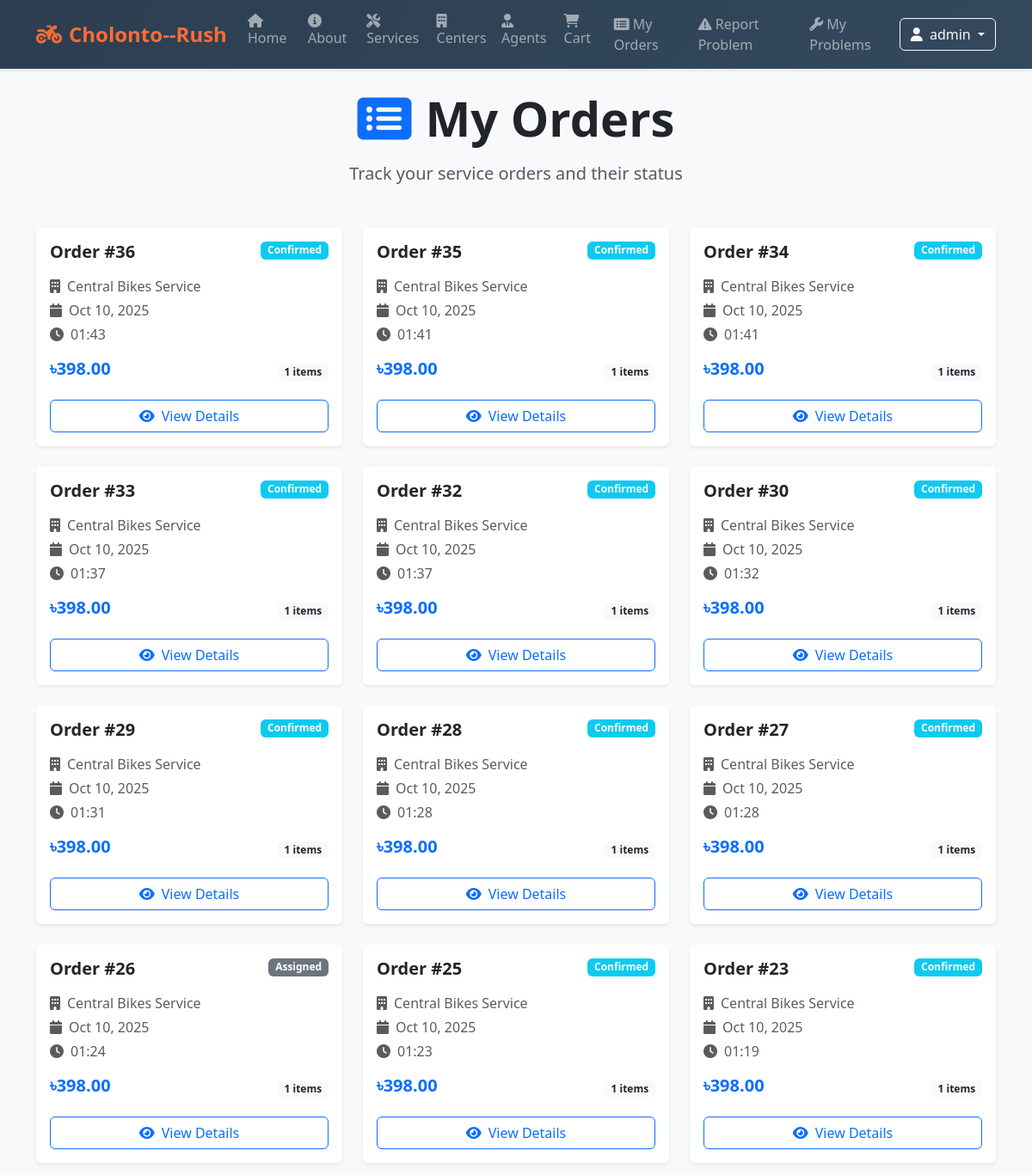
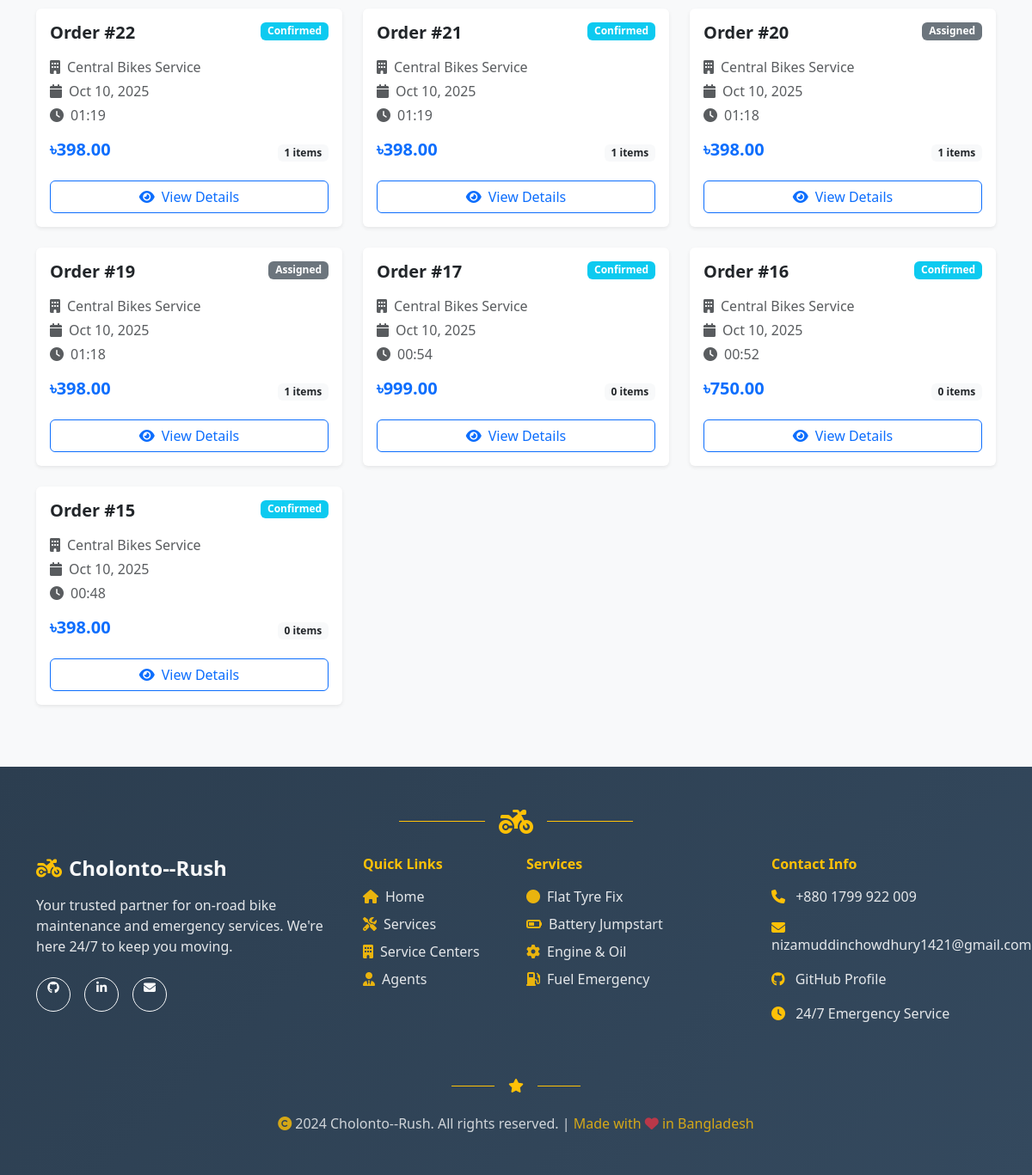
Page /orders/my/ (signed in) on the committed database (2 pictures, top to bottom).
### orders/models.py (models this page shows, shortened)
class Order(models.Model):
    STATUS_CHOICES = [
        ('pending', 'Pending'),
        ('confirmed', 'Confirmed'),
        ('assigned', 'Assigned'),
        ('completed', 'Completed'),
        ('cancelled', 'Cancelled'),
    ]
    user = models.ForeignKey(User, on_delete=models.CASCADE, related_name='orders')
    center = models.ForeignKey(ServiceCenter, on_delete=models.SET_NULL, null=True, blank=True, related_name='orders')
    total_amount = models.DecimalField(max_digits=10, decimal_places=2)
    assigned_agent = models.ForeignKey(Agent, on_delete=models.SET_NULL, null=True, blank=True, related_name='orders')
    status = models.CharField(max_length=20, choices=STATUS_CHOICES, default='pending')
    scheduled_time = models.DateTimeField(null=True, blank=True)
    created_at = models.DateTimeField(auto_now_add=True)

### centers/models.py (models this page shows, shortened)
class ServiceCenter(models.Model):
    name = models.CharField(max_length=150)
    phone = models.CharField(max_length=20)
    address = models.CharField(max_length=255)
    latitude = models.FloatField()
    longitude = models.FloatField()
    is_active = models.BooleanField(default=True)

### orders/views.py (the view)
# urls.py: path('my/', views.my_orders, name='my_orders'),
@login_required
def my_orders(request):
    orders = Order.objects.filter(user=request.user).order_by('-created_at').prefetch_related('items__service', 'center', 'assigned_agent')
    return render(request, 'orders/my_orders.html', {'orders': orders})

### cart/context_processors.py (called while the page is built)
def cart_context(request):
    if request.user.is_authenticated:
        cart, _ = Cart.objects.get_or_create(user=request.user)
        return {'cart': cart}
    return {'cart': None}

### orders/templates/orders/my_orders.html (shortened to what this page needs)
{% extends 'base.html' %}
{% block content %}
  <div class="text-center mb-5">
    <h1 class="display-4 fw-bold mb-3">
      <i class="fas fa-list-alt me-3 text-primary"></i>My Orders
    </h1>
    <p class="lead text-muted">Track your service orders and their status</p>
  </div>
  {% if orders %}
    <div class="row">
      {% for o in orders %}
        <div class="col-md-6 col-lg-4 mb-4">
          <div class="card h-100 shadow-sm border-0">
            <div class="card-body">
              <div class="d-flex justify-content-between align-items-start mb-3">
                <h5 class="card-title fw-bold mb-0">Order #{{ o.id }}</h5>
                <span class="badge bg-{% if o.status == 'pending' %}warning{% elif o.status == 'confirmed' %}info{% elif o.status == 'completed' %}success{% else %}secondary{% endif %}">
                  {{ o.status|title }}
                </span>
              </div>
              <div class="mb-3">
                <p class="text-muted mb-1">
                  <i class="fas fa-building me-2"></i>{{ o.center.name|default:'No center assigned' }}
                </p>
                <p class="text-muted mb-1">
                  <i class="fas fa-calendar me-2"></i>{{ o.created_at|date:'M d, Y' }}
                </p>
                <p class="text-muted mb-0">
                  <i class="fas fa-clock me-2"></i>{{ o.created_at|date:'H:i' }}
                </p>
              </div>
              <div class="d-flex justify-content-between align-items-center mb-3">
                <span class="h5 fw-bold text-primary">৳{{ o.total_amount }}</span>
                <span class="badge bg-light text-dark">{{ o.items.count }} items</span>
              </div>
              <a href="/orders/{{ o.id }}/" class="btn btn-outline-primary w-100">
                <i class="fas fa-eye me-2"></i>View Details
              </a>
            </div>
          </div>
        </div>
      {% endfor %}
    </div>
  {% endif %}
{% endblock %}

### templates/base.html (shortened to what this page needs)
{% load static %}
<html lang="en">
  <head>
    <link href="https://cdn.jsdelivr.net/npm/bootstrap@5.3.3/dist/css/bootstrap.min.css" rel="stylesheet">
    <link href="https://cdnjs.cloudflare.com/ajax/libs/font-awesome/6.4.0/css/all.min.css" rel="stylesheet">
  </head>
  <body>
    <nav class="navbar navbar-expand-lg navbar-dark sticky-top">
      <div class="container">
        <a class="navbar-brand" href="/">
          <i class="fas fa-motorcycle me-2"></i>Cholonto--Rush
        </a>
        <div class="collapse navbar-collapse" id="navbars">
          <ul class="navbar-nav me-auto mb-2 mb-lg-0">
            <li class="nav-item">
              <a class="nav-link" href="/">
                <i class="fas fa-home me-1"></i>Home
              </a>
            </li>
            <li class="nav-item">
              <a class="nav-link" href="/about/">
                <i class="fas fa-info-circle me-1"></i>About
              </a>
            </li>
            <li class="nav-item">
              <a class="nav-link" href="/services/">
                <i class="fas fa-tools me-1"></i>Services
              </a>
            </li>
            <li class="nav-item">
              <a class="nav-link" href="/centers/">
                <i class="fas fa-building me-1"></i>Centers
              </a>
            </li>
            <li class="nav-item">
              <a class="nav-link" href="/agents/">
                <i class="fas fa-user-tie me-1"></i>Agents
              </a>
            </li>
            <li class="nav-item">
              <a class="nav-link" href="/cart/">
                <i class="fas fa-shopping-cart me-1"></i>Cart
              </a>
            </li>
            {% if user.is_authenticated %}
            <li class="nav-item">
              <a class="nav-link" href="/orders/my/">
                <i class="fas fa-list-alt me-1"></i>My Orders
              </a>
            </li>
            <li class="nav-item">
              <a class="nav-link" href="/reports/">
                <i class="fas fa-exclamation-triangle me-1"></i>Report Problem
              </a>
            </li>
            <li class="nav-item">
              <a class="nav-link" href="/reports/my-problems/">
                <i class="fas fa-wrench me-1"></i>My Problems
              </a>
            </li>
            {% endif %}
          </ul>
          <div class="d-flex">
            {% if user.is_authenticated %}
              <div class="dropdown">
                <button class="btn btn-outline-light dropdown-toggle" type="button" data-bs-toggle="dropdown">
                  {% if user.profile and user.profile.photo and user.profile.photo.url %}
                    <img src="{{ user.profile.photo.url }}" alt="Profile" class="rounded-circle me-2" style="width: 25px; height: 25px; object-fit: cover;">
                  {% else %}
                    <i class="fas fa-user me-1"></i>
                  {% endif %}
                  {% if user.first_name and user.last_name %}
                    {{ user.first_name }} {{ user.last_name }}
                  {% else %}
                    {{ user.get_username }}
                  {% endif %}
                </button>
              </div>
            {% endif %}
          </div>
        </div>
      </div>
    </nav>
    <main class="container my-4 main-content">
      {% block content %}{% endblock %}
    </main>
    <footer class="bg-dark text-light py-5 mt-5" style="background: linear-gradient(135deg, #2c3e50 0%, #34495e 100%) !important;">
      <div class="container">
        <div class="text-center mb-4">
          <div class="d-flex justify-content-center align-items-center">
            <div class="border-top border-warning" style="width: 100px; height: 2px;"></div>
            <i class="fas fa-motorcycle fa-2x text-warning mx-3"></i>
            <div class="border-top border-warning" style="width: 100px; height: 2px;"></div>
          </div>
        </div>
        <div class="row">
          <div class="col-lg-4 col-md-6 mb-4">
            <div class="text-center text-lg-start">
              <h4 class="fw-bold mb-3">
                <i class="fas fa-motorcycle me-2 text-warning"></i>Cholonto--Rush
              </h4>
              <p class="text-light mb-4" style="opacity: 0.9;">Your trusted partner for on-road bike maintenance and emergency services. We're here 24/7 to keep you moving.</p>
              <div class="d-flex justify-content-center justify-content-lg-start gap-3">
                <a href="https://github.com/nizamuddinchowdhury-1421" target="_blank" class="btn btn-outline-light btn-sm rounded-circle" style="width: 40px; height: 40px;">
                  <i class="fab fa-github"></i>
                </a>
                <a href="#" target="_blank" class="btn btn-outline-light btn-sm rounded-circle" style="width: 40px; height: 40px;">
                  <i class="fab fa-linkedin-in"></i>
                </a>
                <a href="mailto:nizamuddinchowdhury1421@gmail.com" class="btn btn-outline-light btn-sm rounded-circle" style="width: 40px; height: 40px;">
                  <i class="fas fa-envelope"></i>
                </a>
              </div>
            </div>
          </div>
          <div class="col-lg-2 col-md-6 mb-4">
            <h6 class="fw-bold mb-3 text-warning">Quick Links</h6>
            <ul class="list-unstyled">
              <li class="mb-2"><a href="/" class="text-light text-decoration-none" style="opacity: 0.9; transition: all 0.3s ease;" onmouseover="this.style.opacity='1'; this.style.color='#ff6b35';" onmouseout="this.style.opacity='0.9'; this.style.color='white';">
                <i class="fas fa-home me-2 text-warning"></i>Home
              </a></li>
              <li class="mb-2"><a href="/services/" class="text-light text-decoration-none" style="opacity: 0.9; transition: all 0.3s ease;" onmouseover="this.style.opacity='1'; this.style.color='#ff6b35';" onmouseout="this.style.opacity='0.9'; this.style.color='white';">
                <i class="fas fa-tools me-2 text-warning"></i>Services
              </a></li>
              <li class="mb-2"><a href="/centers/" class="text-light text-decoration-none" style="opacity: 0.9; transition: all 0.3s ease;" onmouseover="this.style.opacity='1'; this.style.color='#ff6b35';" onmouseout="this.style.opacity='0.9'; this.style.color='white';">
                <i class="fas fa-building me-2 text-warning"></i>Service Centers
              </a></li>
              <li class="mb-2"><a href="/agents/" class="text-light text-decoration-none" style="opacity: 0.9; transition: all 0.3s ease;" onmouseover="this.style.opacity='1'; this.style.color='#ff6b35';" onmouseout="this.style.opacity='0.9'; this.style.color='white';">
                <i class="fas fa-user-tie me-2 text-warning"></i>Agents
              </a></li>
            </ul>
          </div>
          <div class="col-lg-3 col-md-6 mb-4">
            <h6 class="fw-bold mb-3 text-warning">Services</h6>
            <ul class="list-unstyled">
              <li class="mb-2 text-light" style="opacity: 0.9;"><i class="fas fa-circle me-2 text-warning"></i>Flat Tyre Fix</li>
              <li class="mb-2 text-light" style="opacity: 0.9;"><i class="fas fa-battery-half me-2 text-warning"></i>Battery Jumpstart</li>
              <li class="mb-2 text-light" style="opacity: 0.9;"><i class="fas fa-cog me-2 text-warning"></i>Engine & Oil</li>
              <li class="mb-2 text-light" style="opacity: 0.9;"><i class="fas fa-gas-pump me-2 text-warning"></i>Fuel Emergency</li>
            </ul>
          </div>
          <div class="col-lg-3 col-md-6 mb-4">
            <h6 class="fw-bold mb-3 text-warning">Contact Info</h6>
            <div class="contact-info">
              <div class="mb-3">
                <i class="fas fa-phone me-2 text-warning"></i>
                <a href="tel:+8801799922009" class="text-light text-decoration-none" style="opacity: 0.9; transition: all 0.3s ease;" onmouseover="this.style.opacity='1'; this.style.color='#ff6b35';" onmouseout="this.style.opacity='0.9'; this.style.color='white';">+880 1799 922 009</a>
              </div>
              <div class="mb-3">
                <i class="fas fa-envelope me-2 text-warning"></i>
                <a href="mailto:nizamuddinchowdhury1421@gmail.com" class="text-light text-decoration-none" style="opacity: 0.9; transition: all 0.3s ease;" onmouseover="this.style.opacity='1'; this.style.color='#ff6b35';" onmouseout="this.style.opacity='0.9'; this.style.color='white';">nizamuddinchowdhury1421@gmail.com</a>
              </div>
              <div class="mb-3">
                <i class="fab fa-github me-2 text-warning"></i>
                <a href="https://github.com/nizamuddinchowdhury-1421" target="_blank" class="text-light text-decoration-none" style="opacity: 0.9; transition: all 0.3s ease;" onmouseover="this.style.opacity='1'; this.style.color='#ff6b35';" onmouseout="this.style.opacity='0.9'; this.style.color='white';">GitHub Profile</a>
              </div>
              <div class="mb-3">
                <i class="fas fa-clock me-2 text-warning"></i>
                <span class="text-light" style="opacity: 0.9;">24/7 Emergency Service</span>
              </div>
            </div>
          </div>
        </div>
        <div class="text-center my-4">
          <div class="d-flex justify-content-center align-items-center">
            <div class="border-top border-warning" style="width: 50px; height: 1px;"></div>
            <i class="fas fa-star text-warning mx-3"></i>
            <div class="border-top border-warning" style="width: 50px; height: 1px;"></div>
          </div>
        </div>
        <div class="text-center">
          <p class="text-light mb-0" style="opacity: 0.8;">
            <i class="fas fa-copyright me-1 text-warning"></i>2024 Cholonto--Rush. All rights reserved. |
            <span class="text-warning">Made with <i class="fas fa-heart text-danger"></i> in Bangladesh</span>
          </p>
        </div>
      </div>
    </footer>
  </body>
  </html>

### templates/base.html (style rules this page uses)
.navbar-brand { font-weight: bold; font-size: 1.5rem; color: #ff6b35 !important; }
.navbar { box-shadow: 0 2px 4px rgba(0,0,0,0.1); background: linear-gradient(135deg, #2c3e50 0%, #34495e 100%) !important; }
.nav-link { font-weight: 500; transition: color 0.3s ease; }
body { background-color: #f8f9fa; font-family: 'Segoe UI', Tahoma, Geneva, Verdana, sans-serif; }
.main-content { min-height: calc(100vh - 200px); }

### rows in the picture
Order: id "36", status "Confirmed", center.name "Central Bikes Service", created_at "Oct 10, 2025", created_at "01:43", total_amount "398.00", items.count "1"
Order: id "35", status "Confirmed", center.name "Central Bikes Service", created_at "Oct 10, 2025", created_at "01:41", total_amount "398.00", items.count "1"
Order: id "34", status "Confirmed", center.name "Central Bikes Service", created_at "Oct 10, 2025", created_at "01:41", total_amount "398.00", items.count "1"
Order: id "33", status "Confirmed", center.name "Central Bikes Service", created_at "Oct 10, 2025", created_at "01:37", total_amount "398.00", items.count "1"
Order: id "32", status "Confirmed", center.name "Central Bikes Service", created_at "Oct 10, 2025", created_at "01:37", total_amount "398.00", items.count "1"
Order: id "30", status "Confirmed", center.name "Central Bikes Service", created_at "Oct 10, 2025", created_at "01:32", total_amount "398.00", items.count "1"
Order: id "29", status "Confirmed", center.name "Central Bikes Service", created_at "Oct 10, 2025", created_at "01:31", total_amount "398.00", items.count "1"
Order: id "28", status "Confirmed", center.name "Central Bikes Service", created_at "Oct 10, 2025", created_at "01:28", total_amount "398.00", items.count "1"
Order: id "27", status "Confirmed", center.name "Central Bikes Service", created_at "Oct 10, 2025", created_at "01:28", total_amount "398.00", items.count "1"
Order: id "26", status "Assigned", center.name "Central Bikes Service", created_at "Oct 10, 2025", created_at "01:24", total_amount "398.00", items.count "1"
Order: id "25", status "Confirmed", center.name "Central Bikes Service", created_at "Oct 10, 2025", created_at "01:23", total_amount "398.00", items.count "1"
Order: id "23", status "Confirmed", center.name "Central Bikes Service", created_at "Oct 10, 2025", created_at "01:19", total_amount "398.00", items.count "1"
Order: id "22", status "Confirmed", center.name "Central Bikes Service", created_at "Oct 10, 2025", created_at "01:19", total_amount "398.00", items.count "1"
Order: id "21", status "Confirmed", center.name "Central Bikes Service", created_at "Oct 10, 2025", created_at "01:19", total_amount "398.00", items.count "1"
Order: id "20", status "Assigned", center.name "Central Bikes Service", created_at "Oct 10, 2025", created_at "01:18", total_amount "398.00", items.count "1"
Order: id "19", status "Assigned", center.name "Central Bikes Service", created_at "Oct 10, 2025", created_at "01:18", total_amount "398.00", items.count "1"
Order: id "17", status "Confirmed", center.name "Central Bikes Service", created_at "Oct 10, 2025", created_at "00:54", total_amount "999.00", items.count "0"
Order: id "16", status "Confirmed", center.name "Central Bikes Service", created_at "Oct 10, 2025", created_at "00:52", total_amount "750.00", items.count "0"
Order: id "15", status "Confirmed", center.name "Central Bikes Service", created_at "Oct 10, 2025", created_at "00:48", total_amount "398.00", items.count "0"

### other values in the picture
{{ user.get_username }} "admin"
